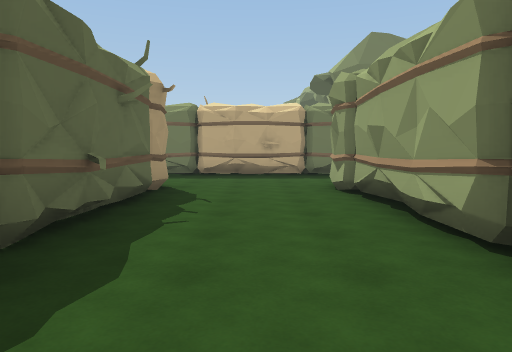
view 1 (above)

24 first-person views from a walk through a 3-D level made in the Unity game engine. The camera is 1.4 m above the floor, tilts 4° down and sees 70° across. The floor is counted in squares, 2 m on a side. Each view is taken from the middle of a square. On the plan, view 1 faces up. The plan holds only what a view shows up to about 11 squares ahead; the rest is blank. The place goes on beyond the plan. The player character is not drawn. Some animated figures are left out.

view 2
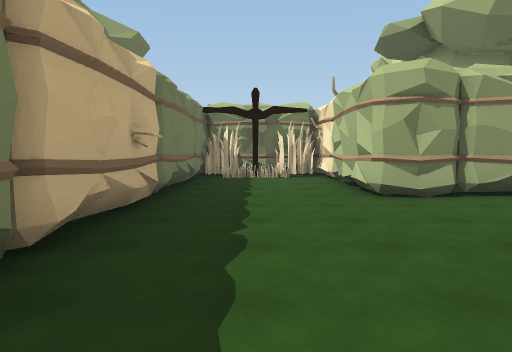

view 3
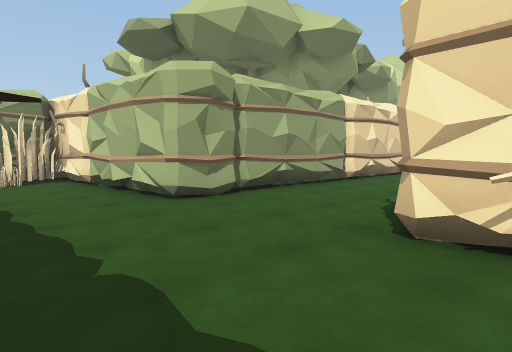

view 4
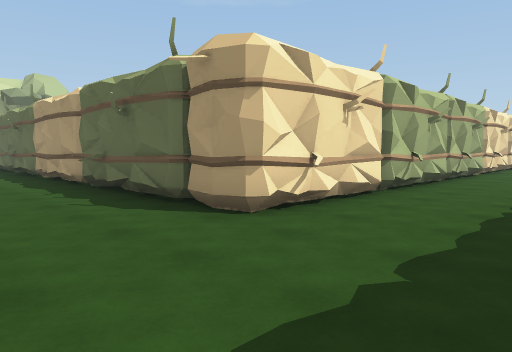

view 5
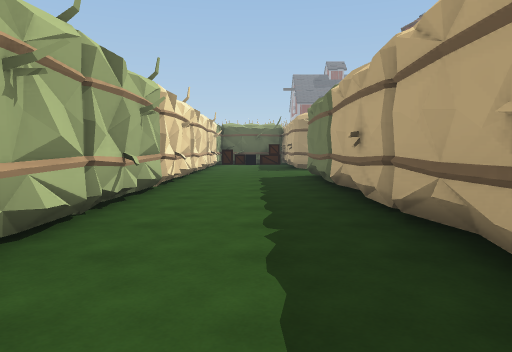

view 6
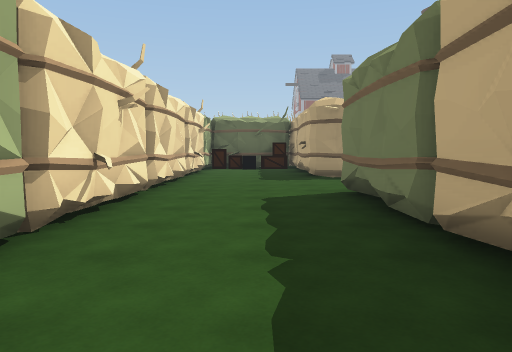

view 7
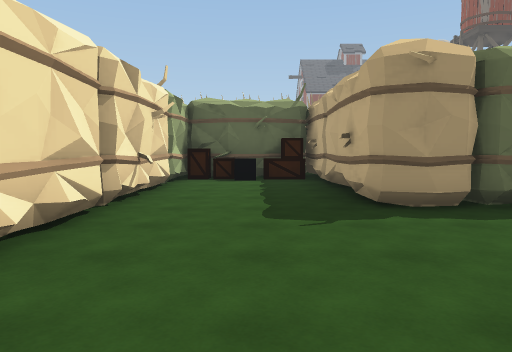

view 8
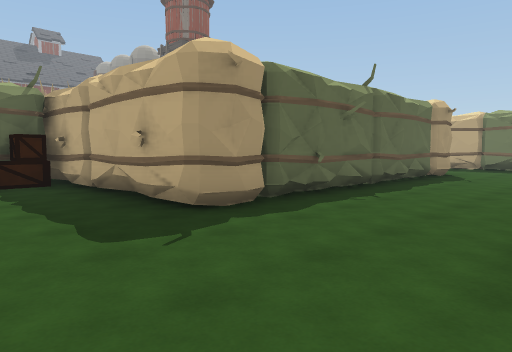

view 9
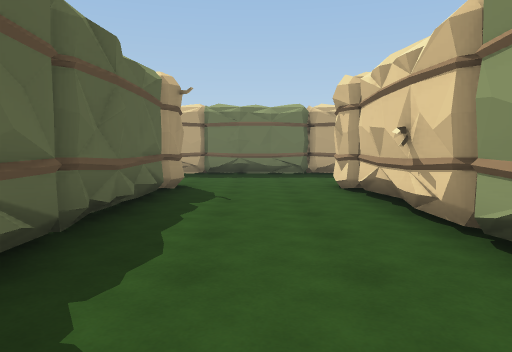

view 10
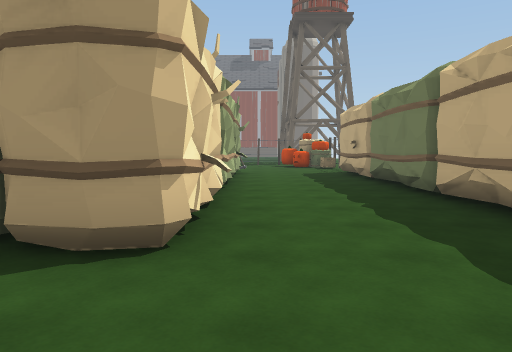

view 11
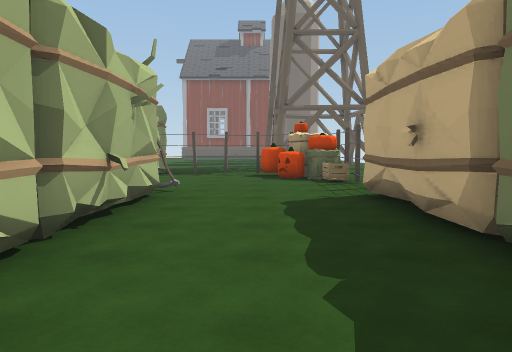

view 12
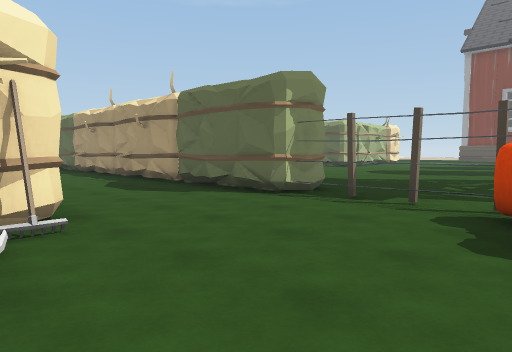

view 13
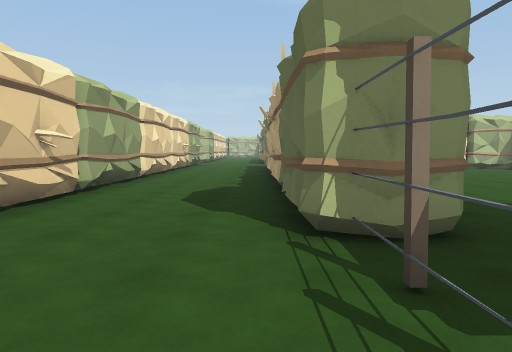

view 14
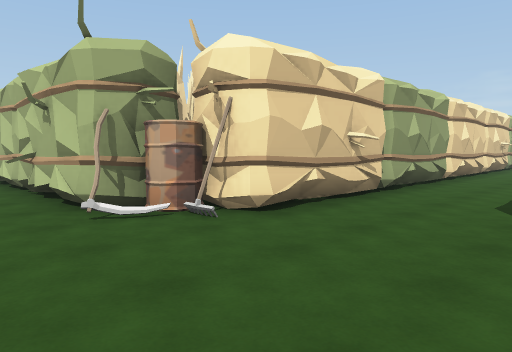

view 15
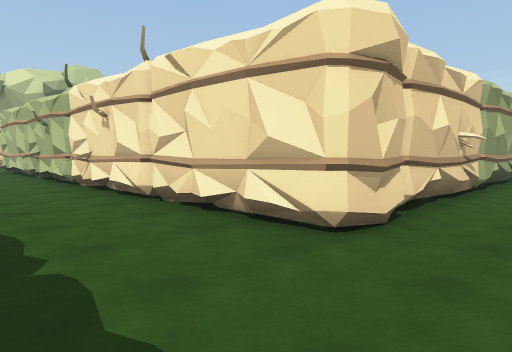

view 16
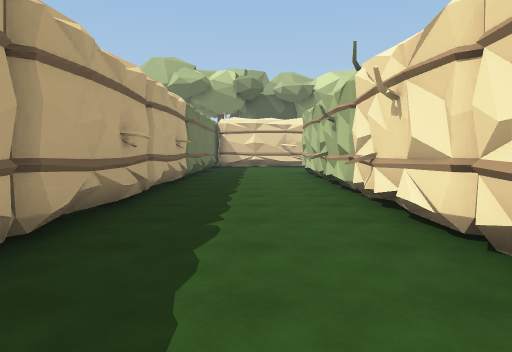

view 17
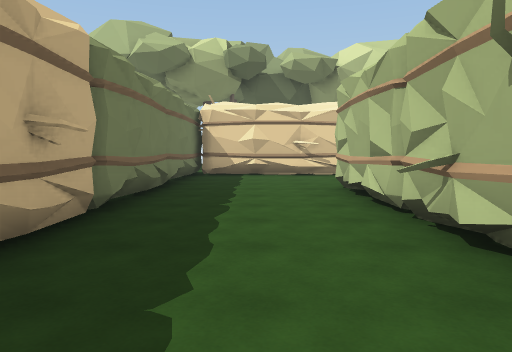

view 18
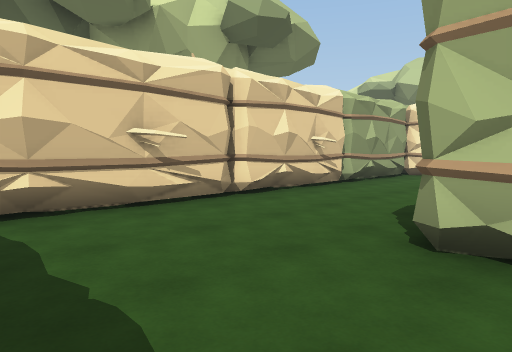

view 19
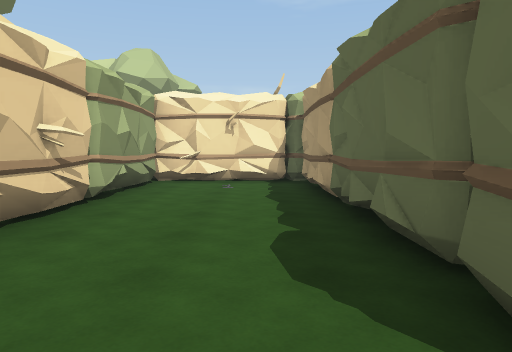

view 20
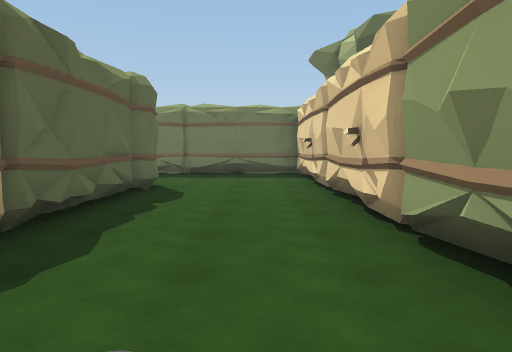

view 21
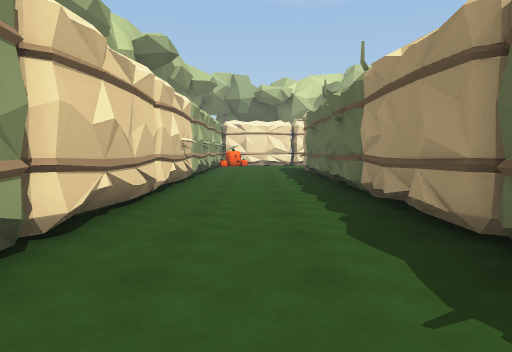

view 22
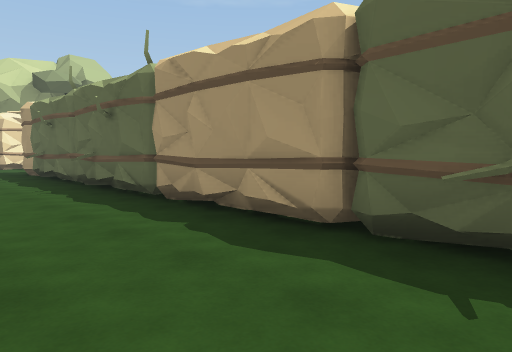

view 23
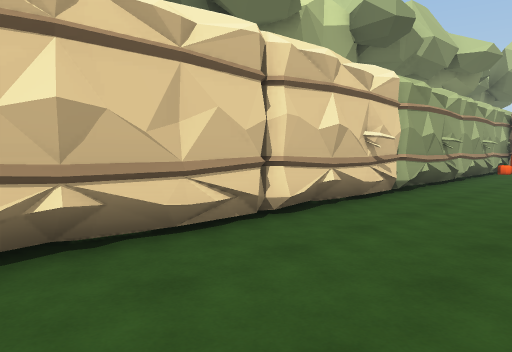

view 24
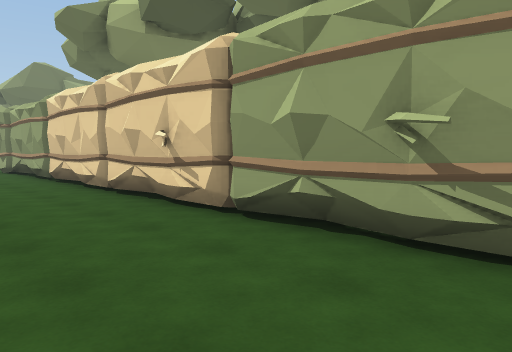

### Floor plan
Key: @ floor where view 1 was taken; # wall or solid block; x gap in a wall; . floor; P plant; T tree; C black cube; B hay bale; H thing the floor can be seen under or through; O other object.
Columns run from 34 left of view 1 to 8 right of it. Each row starts with its distance up from view 1.
 24        O      OO            O
 23   ##BO ####OOOOO OOOO O######OOO##### T
 22   #BB...............................# T
 21 ..x.................................#
 20 ..H.................................#
 19 ..H....O##OOOO###...OOOO#####OOOO...#
 18 .OO...###O     OO...#      O    O...OO
 17 . O...# PPP     O...#           O..#
 16 . O...#O        O...#O          O..#
 15 .O#...#         O...#           O...O
 14  O#...O         #...O           O..O
 13  O#O..O         #...O           O.O.O
 12   #...O         O...O           O..O
 11  O ...O      ####...OOO###### OOO###OOO O
 10  O O..O   O#O...........................PO
  9  O   .OO   #C..........................PPO
  8      .#    #O...........................PO
  7            OOO##OOOO##O##O##O###O...OOO##OO
  6                                ##...O     O
  5                                 #...O
  4                                 #...O  TT
  3                                 #...O
  2                                 O...O
  1                                 O...O T
  0                                 O.@.O T
 -1                                 #...#
 -2                                 #...#
 -3                                 O...#O
 -4                                 #...#
 -5                                 #...#
 -6                                 O...#
 -7                               OO#...O

Where each view was taken, in squares from view 1:
view 1: 0 up, 0 right, facing up
view 2: 9 up, 4 left, facing right
view 3: 10 up, 3 left, facing down-right
view 4: 10 up, 1 right, facing down-left
view 5: 9 up, 4 left, facing left
view 6: 9 up, 8 left, facing left
view 7: 9 up, 13 left, facing left
view 8: 8 up, 14 left, facing up-left
view 9: 12 up, 16 left, facing up
view 10: 20 up, 15 left, facing left
view 11: 21 up, 21 left, facing left
view 12: 22 up, 27 left, facing down-left
view 13: 21 up, 31 left, facing down
view 14: 21 up, 31 left, facing down-right
view 15: 22 up, 16 left, facing down-right
view 16: 21 up, 14 left, facing right
view 17: 21 up, 9 left, facing right
view 18: 22 up, 3 left, facing down-right
view 19: 20 up, 1 left, facing down
view 20: 12 up, 0 right, facing up
view 21: 5 up, 0 right, facing down
view 22: 4 up, 1 right, facing down-left
view 23: 2 up, 1 left, facing down-right
view 24: 7 down, 1 left, facing up-right
